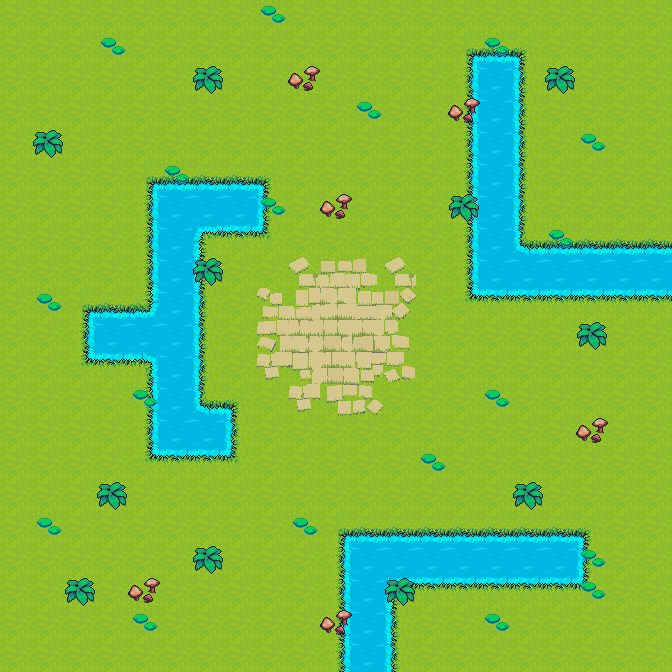

The image is a tile-based game level rendered from a .tmx file. Its description and complete source (layers, tilesets, objects, tile grids) follow:
An orthogonal 21x21 tile map with 32x32 px tiles, 2 tile layers (layer_1, layer_2), 2 tilesets and 35 objects.

<map version="1.10" tiledversion="1.11.0" orientation="orthogonal" renderorder="right-down" width="21" height="21" tilewidth="32" tileheight="32" infinite="0" nextlayerid="8" nextobjectid="54">
 <tileset firstgid="1" source="EPIC RPG World Pack - [FREE Demo]Ancient Ruins - Copia/TiledMap Editor/Terrain - Ancient Ruins.tsx" />
 <tileset firstgid="2092" source="kingdom_spritesheet.tsx" />
 <layer id="3" name="layer_1" width="21" height="21">
  <data encoding="csv">
2374,2374,2374,2374,2374,2374,2374,2374,2374,2374,2374,2374,2374,2374,2374,2374,2374,2374,2374,2374,2374,
2374,2374,2374,2374,2374,2374,2374,2374,2374,2374,2374,2374,2374,2374,2336,2318,2337,2374,2374,2374,2374,
2374,2374,2374,2374,2374,2374,2374,2374,2374,2374,2374,2374,2374,2374,2299,2301,2297,2374,2374,2374,2374,
2374,2374,2374,2374,2374,2374,2374,2374,2374,2374,2374,2374,2374,2374,2299,2301,2297,2374,2374,2374,2374,
2374,2374,2374,2374,2374,2374,2374,2374,2374,2374,2374,2374,2374,2374,2299,2301,2297,2374,2374,2374,2374,
2374,2374,2374,2374,2336,2318,2318,2318,2337,2374,2374,2374,2374,2374,2299,2301,2297,2374,2374,2374,2374,
2374,2374,2374,2374,2299,2301,2301,2301,2297,2374,2374,2374,2374,2374,2299,2301,2297,2374,2374,2374,2374,
2374,2374,2374,2374,2299,2301,2277,2278,2357,2374,2374,2374,2374,2374,2299,2301,2317,2318,2318,2318,2318,
2374,2374,2374,2374,2299,2301,2297,2374,2374,2374,2374,2374,2374,2374,2299,2301,2301,2301,2301,2301,2301,
2374,2374,2336,2318,2319,2301,2297,2374,2374,2374,2374,2374,2374,2374,2356,2278,2278,2278,2278,2278,2278,
2374,2374,2299,2301,2301,2301,2297,2374,2374,2374,2374,2374,2374,2374,2374,2374,2374,2374,2374,2374,2374,
2374,2374,2356,2278,2279,2301,2297,2374,2374,2374,2374,2374,2374,2374,2374,2374,2374,2374,2374,2374,2374,
2374,2374,2374,2374,2299,2301,2317,2337,2374,2374,2374,2374,2374,2374,2374,2374,2374,2374,2374,2374,2374,
2374,2374,2374,2374,2299,2301,2301,2297,2374,2374,2374,2374,2374,2374,2374,2374,2374,2374,2374,2374,2374,
2374,2374,2374,2374,2356,2278,2278,2357,2374,2374,2374,2374,2374,2374,2374,2374,2374,2374,2374,2374,2374,
2374,2374,2374,2374,2374,2374,2374,2374,2374,2374,2374,2374,2374,2374,2374,2374,2374,2374,2374,2374,2374,
2374,2374,2374,2374,2374,2374,2374,2374,2374,2374,2336,2318,2318,2318,2318,2318,2318,2318,2337,2374,2374,
2374,2374,2374,2374,2374,2374,2374,2374,2374,2374,2299,2301,2301,2301,2301,2301,2301,2301,2297,2374,2374,
2374,2374,2374,2374,2374,2374,2374,2374,2374,2374,2299,2301,2277,2278,2278,2278,2278,2278,2357,2374,2374,
2374,2374,2374,2374,2374,2374,2374,2374,2374,2374,2299,2301,2297,2374,2374,2374,2374,2374,2374,2374,2374,
2374,2374,2374,2374,2374,2374,2374,2374,2374,2374,2299,2301,2297,2374,2374,2374,2374,2374,2374,2374,2374
</data>
 </layer>
 <layer id="4" name="layer_2" width="21" height="21">
  <data encoding="csv">
0,0,0,0,0,0,0,0,2094,0,0,0,0,0,0,0,0,0,0,0,0,
0,0,0,2094,0,0,0,0,0,0,0,0,0,0,0,2094,0,0,0,0,0,
0,0,0,0,0,0,2101,0,0,2126,0,0,0,0,0,0,0,2101,0,0,0,
0,0,0,0,0,0,0,0,0,0,0,2094,0,0,2126,0,0,0,0,0,0,
0,2101,0,0,0,0,0,0,0,0,0,0,0,0,0,0,0,0,2094,0,0,
0,0,0,0,0,2094,0,0,0,0,0,0,0,0,0,0,0,0,0,0,0,
0,0,0,0,0,0,0,0,2094,0,2126,0,0,0,2101,0,0,0,0,0,0,
0,0,0,0,0,0,0,0,0,0,0,0,0,0,0,0,0,2094,0,0,0,
0,0,0,0,0,0,2101,0,0,308,309,310,308,0,0,0,0,0,0,0,0,
0,2094,0,0,0,0,0,0,343,344,345,346,347,0,0,0,0,0,0,0,0,
0,0,0,0,0,0,0,0,379,380,381,382,383,0,0,0,0,0,2101,0,0,
0,0,0,0,0,0,0,0,415,416,417,418,419,0,0,0,0,0,0,0,0,
0,0,0,0,2094,0,0,0,0,415,452,454,0,0,0,2094,0,0,0,0,0,
0,0,0,0,0,0,0,0,0,0,0,0,0,0,0,0,0,0,2126,0,0,
0,0,0,0,0,0,0,0,0,0,0,0,0,2094,0,0,0,0,0,0,0,
0,0,0,2101,0,0,0,0,0,0,0,0,0,0,0,0,2101,0,0,0,0,
0,2094,0,0,0,0,0,0,0,2094,0,0,0,0,0,0,0,0,0,0,0,
0,0,0,0,0,0,2101,0,0,0,0,0,0,0,0,0,0,0,2094,0,0,
0,0,2101,0,2126,0,0,0,0,0,0,0,2101,0,0,0,0,0,2094,0,0,
0,0,0,0,2094,0,0,0,0,0,2126,0,0,0,0,2094,0,0,0,0,0,
0,0,0,0,0,0,0,0,0,0,0,0,0,0,0,0,0,0,0,0,0
</data>
 </layer>
 <objectgroup id="7" name="object">
  <object id="14" gid="2304" x="159.75" y="224" width="32" height="32" />
  <object id="15" gid="2304" x="192.25" y="224" width="32" height="32" />
  <object id="16" gid="2304" x="224.75" y="224.5" width="32" height="32" />
  <object id="20" gid="2304" x="159.75" y="255.75" width="32" height="32" />
  <object id="21" gid="2304" x="160" y="288.25" width="32" height="32" />
  <object id="22" gid="2304" x="159.5" y="320.75" width="32" height="32" />
  <object id="23" gid="2304" x="160.25" y="352.5" width="32" height="32" />
  <object id="24" gid="2304" x="128" y="351.5" width="32" height="32" />
  <object id="26" gid="2304" x="96.25" y="352.25" width="32" height="32" />
  <object id="27" gid="2304" x="159.75" y="384.75" width="32" height="32" />
  <object id="28" gid="2304" x="160.5" y="417.5" width="32" height="32" />
  <object id="29" gid="2304" x="160.25" y="447.75" width="32" height="32" />
  <object id="30" gid="2304" x="191.75" y="448.25" width="32" height="32" />
  <object id="31" gid="2304" x="480.5" y="96" width="32" height="32" />
  <object id="32" gid="2304" x="481" y="128.25" width="32" height="32" />
  <object id="33" gid="2304" x="480.75" y="160.5" width="32" height="32" />
  <object id="34" gid="2304" x="479.75" y="192.75" width="32" height="32" />
  <object id="35" gid="2304" x="479.5" y="224.25" width="32" height="32" />
  <object id="36" gid="2304" x="480" y="255.25" width="32" height="32" />
  <object id="37" gid="2304" x="479.75" y="287" width="32" height="32" />
  <object id="38" gid="2304" x="511.75" y="288.75" width="32" height="32" />
  <object id="39" gid="2304" x="544.25" y="288.5" width="32" height="32" />
  <object id="40" gid="2304" x="575.75" y="288.75" width="32" height="32" />
  <object id="41" gid="2304" x="607.5" y="288.5" width="32" height="32" />
  <object id="42" gid="2304" x="640.25" y="288" width="32" height="32" />
  <object id="43" gid="2304" x="352" y="673.333" width="32" height="32" />
  <object id="44" gid="2304" x="352" y="640.667" width="32" height="32" />
  <object id="45" gid="2304" x="352.667" y="609.333" width="32" height="32" />
  <object id="46" gid="2304" x="352.667" y="576.667" width="32" height="32" />
  <object id="48" gid="2304" x="384.667" y="576.667" width="32" height="32" />
  <object id="49" gid="2304" x="416" y="576" width="32" height="32" />
  <object id="50" gid="2304" x="448" y="577.333" width="32" height="32" />
  <object id="51" gid="2304" x="478" y="576" width="32" height="32" />
  <object id="52" gid="2304" x="511.333" y="576.667" width="32" height="32" />
  <object id="53" gid="2304" x="542.667" y="576.667" width="32" height="32" />
 </objectgroup>
</map>
